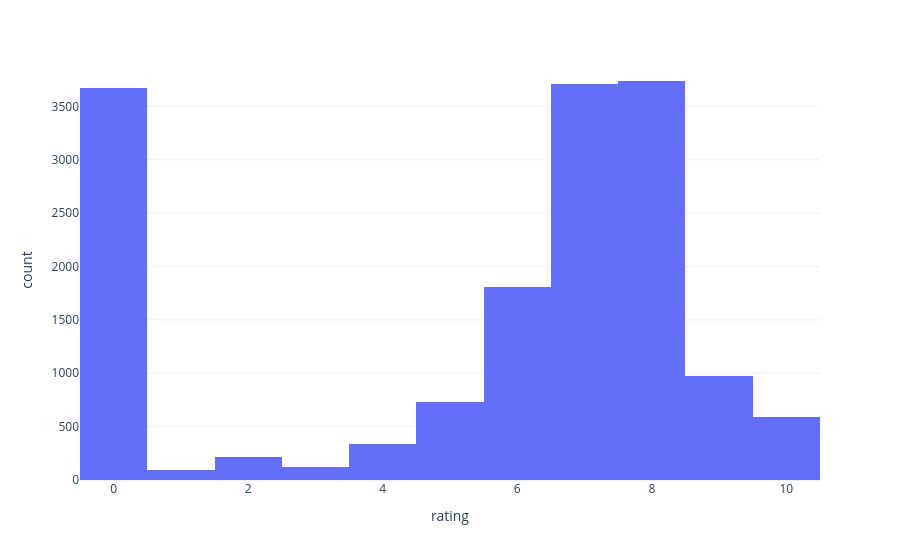
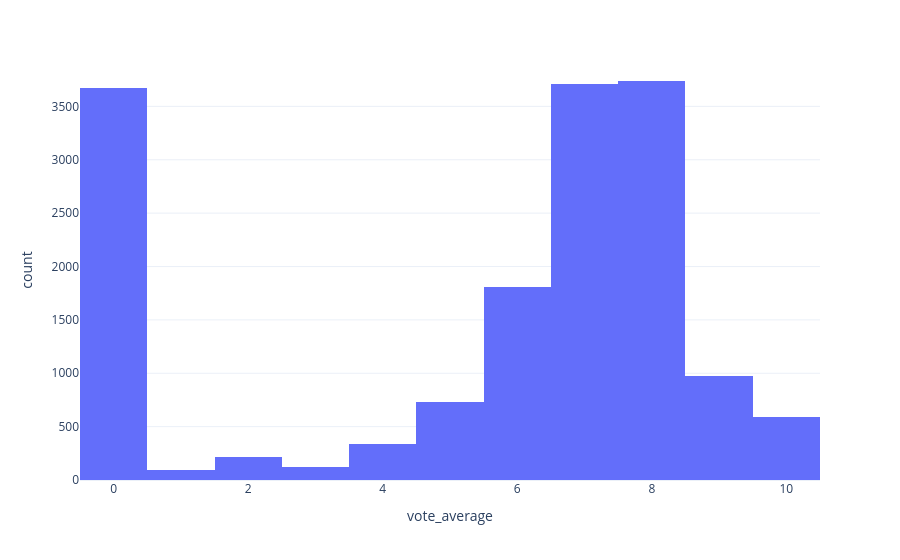

Source (notebook cell) for these figures, in order:
### Markdown cell above
### Removing redundant attributes

### Code cell
cols = ['rating', 'vote_average']

for c in cols:
    hist_fig = px.histogram(df, x = c, template='plotly_white', nbins=20)
    hist_fig.show()

### Figure 1 — Plotly figure (JSON) as saved in the notebook; plotly's stock layout.template omitted (floating-point values rounded to 4 significant figures; data arrays with more than 128 entries replaced by an {"elided": "..."} marker saying what was removed)
{"data": [{"bingroup": "x", "hovertemplate": "rating=%{x}<br>count=%{y}<extra></extra>", "legendgroup": "", "marker": {"color": "#636efa", "pattern": {"shape": ""}}, "name": "", "nbinsx": 20, "orientation": "v", "showlegend": false, "type": "histogram", "x": {"elided": "16000 float values"}, "xaxis": "x", "yaxis": "y"}], "layout": {"barmode": "relative", "legend": {"tracegroupgap": 0}, "margin": {"t": 60}, "xaxis": {"anchor": "y", "domain": [0, 1], "title": {"text": "rating"}}, "yaxis": {"anchor": "x", "domain": [0, 1], "title": {"text": "count"}}}}

### Figure 2 — Plotly figure (JSON) as saved in the notebook; plotly's stock layout.template omitted (floating-point values rounded to 4 significant figures; data arrays with more than 128 entries replaced by an {"elided": "..."} marker saying what was removed)
{"data": [{"bingroup": "x", "hovertemplate": "vote_average=%{x}<br>count=%{y}<extra></extra>", "legendgroup": "", "marker": {"color": "#636efa", "pattern": {"shape": ""}}, "name": "", "nbinsx": 20, "orientation": "v", "showlegend": false, "type": "histogram", "x": {"elided": "16000 float values"}, "xaxis": "x", "yaxis": "y"}], "layout": {"barmode": "relative", "legend": {"tracegroupgap": 0}, "margin": {"t": 60}, "xaxis": {"anchor": "y", "domain": [0, 1], "title": {"text": "vote_average"}}, "yaxis": {"anchor": "x", "domain": [0, 1], "title": {"text": "count"}}}}
